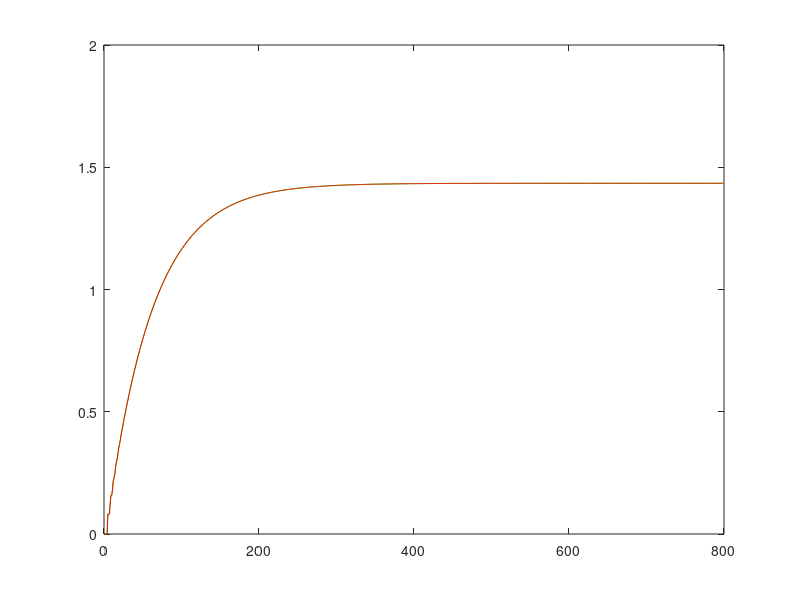

Write the MATLAB code that produced this figure. (Note: this script raises an error after producing the figure.)
%%%%%%%%%%%%%%%%%%%%%%%%%%%%%%%%%%%%%%%%%%%%%%%%%%%%%%%  
% Universidade Federal do Piauí                       %
% Campus Ministro Petronio Portela                    %
% Copyright 2022 -José Borges do Carmo Neto-          %
% @author José Borges do Carmo Neto                   %
% @email jose.borges90@hotmail.com                    %
% Closed loop model                                   %
%                                                     %
%  -- Version: 1.0  - 25/09/2022                      %
%%%%%%%%%%%%%%%%%%%%%%%%%%%%%%%%%%%%%%%%%%%%%%%%%%%%%%%

npts = 799;

for t=1:npts,
    yest(t)=0;
    ref(t) = 0.3;
    u(t) = ref(t);
end;


load teta.dat
a1=teta(1);a2=teta(2);b1=teta(3);b2=teta(4);


for t=5:npts,
    
    
    
    yest(t) = -a1*yest(t-3)-a2*yest(t-4)+b1*u(t-3)+b2*u(t-4);
    
    
    
    
    
end;

plot(yest,'g');
hold on;
%plot(u, 'r');
folderName = 'model-closed-loop';

%%
err = yest
plot(err, 'r');

plot(y,'g');
hold on;
plot(yy, 'r');
plot(ee, 'r');

%%
trail = ['./results/',folderName];
if (~exist(trail)) mkdir(trail);end   
%save([trail, '/y.dat'],'y', '-ascii')
%save ([trail, '/u.dat'], 'u', '-ascii')
save ([trail, '/teta.dat'], 'teta', '-ascii')

    



   
   